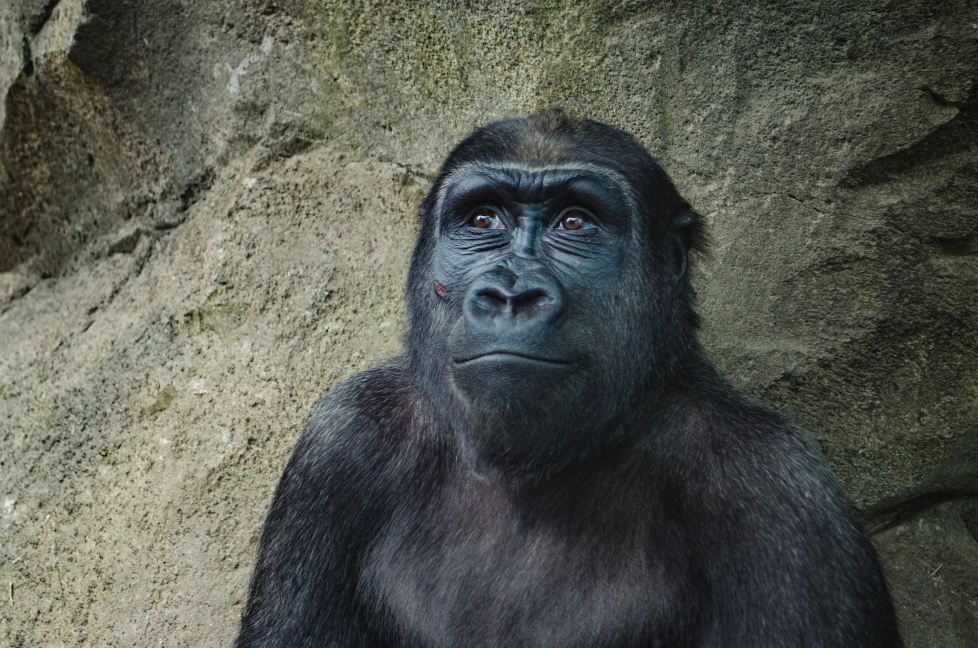
#> input picture Histogram_Operations/gorilla.jpg, 1955 x 1295 px, found by its file name (shown at 1/2 size)
$ python hsv_img.py
#> lines starting #> are read from the running program, lines starting #| are printed output that depends on the picture
import cv2
import matplotlib.pyplot as plt
from numpy import block

# Üzerinde çalışacağımız resim rgb formatında olacak
img = cv2.imread("Histogram/gorilla.jpg")
#> img is the input picture: shape (1295, 1955, 3); mean B, G, R 80.4, 88.9, 86
rgb_img = cv2.cvtColor(img, cv2.COLOR_BGR2RGB)
hsv_img = cv2.cvtColor(img, cv2.COLOR_BGR2HSV) # hsv formatına döndürerek işimizi kolaylaştırıyoruz
#> hsv_img: shape (1295, 1955, 3); mean H, S, V 59, 46.4, 91.6

h, s, v = cv2.split(hsv_img)
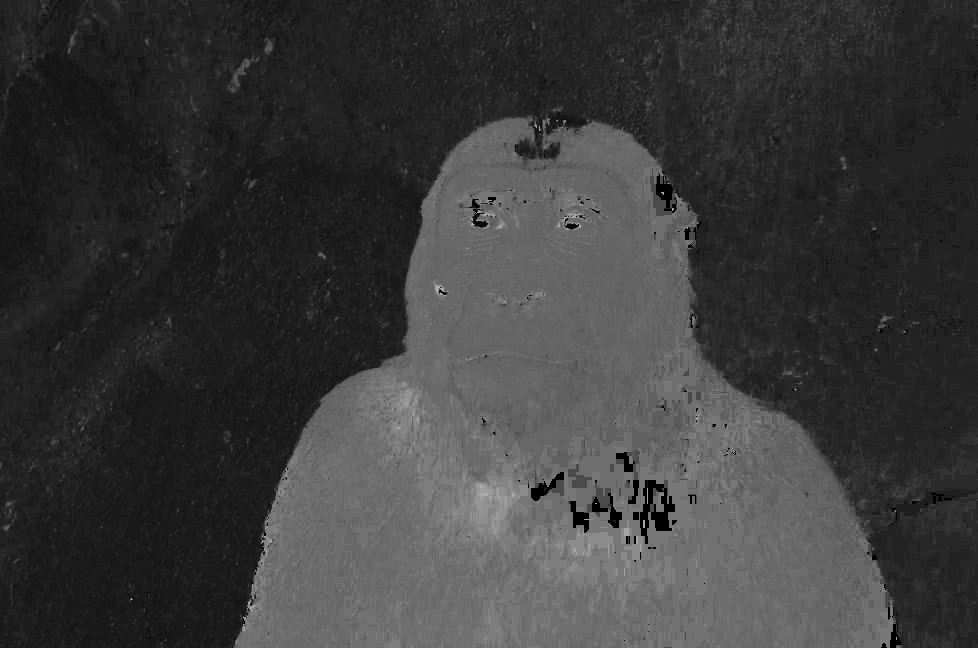
#> h: shape (1295, 1955) (shown at 1/2 size); min 0, max 179, mean 59
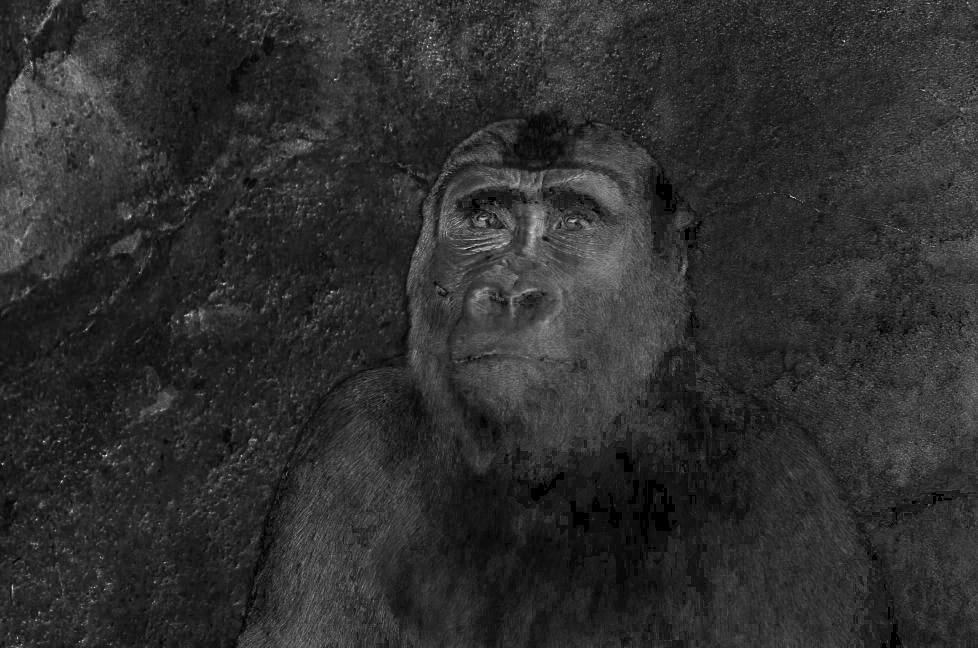
#> s: shape (1295, 1955) (shown at 1/2 size); min 0, max 255, mean 46.4
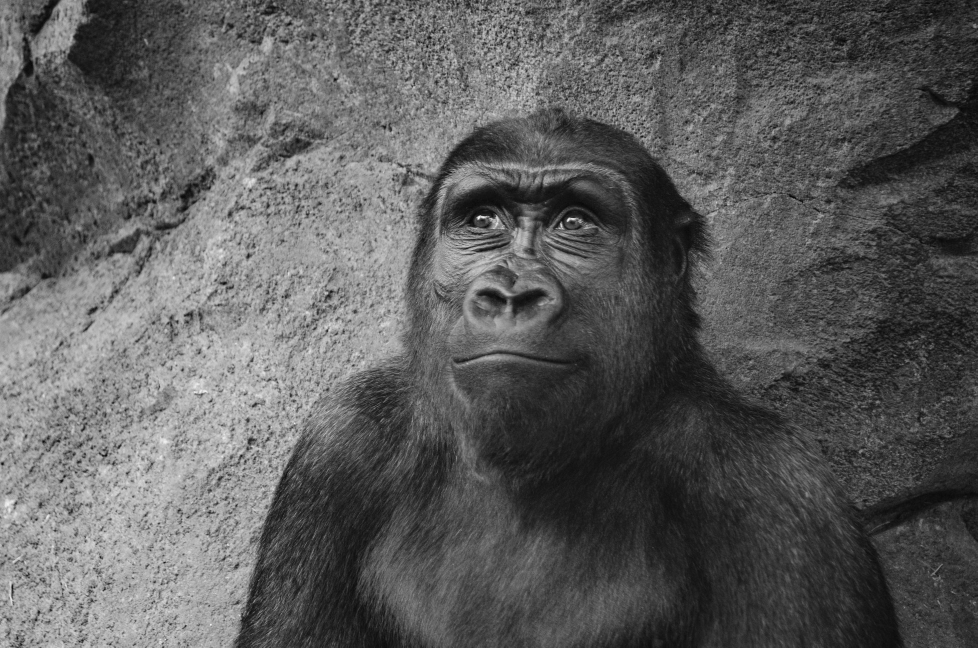
#> v: shape (1295, 1955) (shown at 1/2 size); min 1, max 255, mean 91.6

clahe = cv2.createCLAHE(clipLimit=2, tileGridSize=(10,10))

# CLAHE içine sadece v(value) yani parlaklığı veriyoruz. Bu sayede resimdeki renklere zarar vermemiş olacağız
v_clahe = clahe.apply(v)
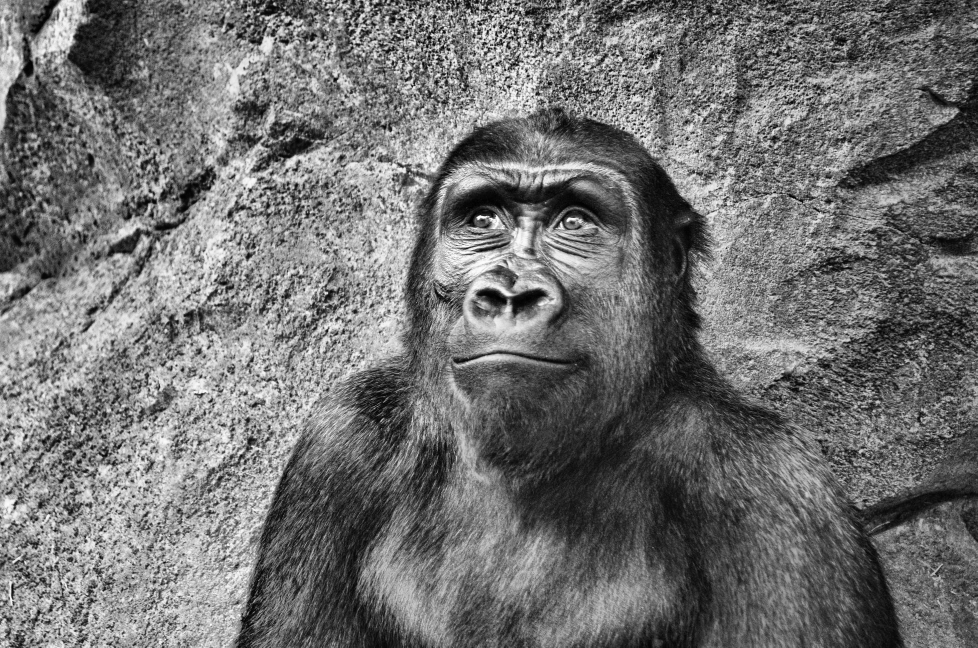
#> v_clahe: shape (1295, 1955) (shown at 1/2 size); min 0, max 255, mean 113.3
hsv_clahe = cv2.merge((h, s, v_clahe))
#> hsv_clahe: shape (1295, 1955, 3); mean H, S, V 59, 46.4, 113.3

clahe_img = cv2.cvtColor(hsv_clahe, cv2.COLOR_HSV2RGB)
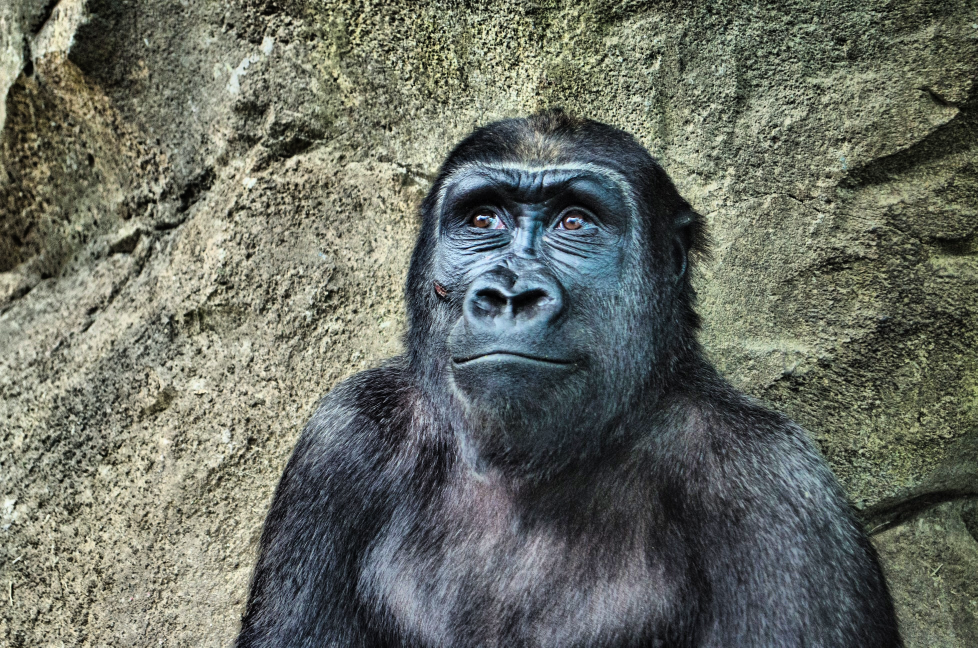
#> clahe_img: shape (1295, 1955, 3) (shown at 1/2 size); mean R, G, B 105.2, 109.5, 99.8


clahe_img_hist = cv2.calcHist([clahe_img], channels=[2], mask=None, histSize=[256], ranges=[0,255])
#> clahe_img_hist = 256 values, max 17314 at index 88, min 0 at index 255, mean 9889.5


# Eşitlenmiş histogramı çizdiriyoruz.
plt.figure(2, figsize=(7,7))
plt.plot(clahe_img_hist)
plt.title("CLAHE Metodu ile\nHSV Resmin V Kanalına Uygulanmış Histogram Eşitlemesi")
plt.xlabel("Intensity")
plt.ylabel("# of Pixels")
plt.show(block=False)
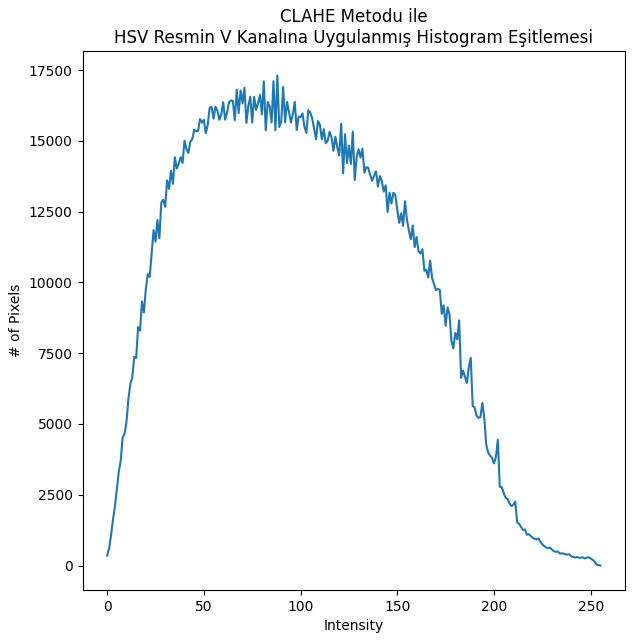
#> figure drawn by matplotlib, 1 panel; curve peaks at x = 88, y = 17314


plt.figure(3,figsize=(5,7))

plt.subplot(311)
plt.title("Original Resim")
plt.imshow(rgb_img)
plt.axis("off")
plt.show(block=False)


plt.subplot(312)
plt.title("HSV Formatındaki Resim")
plt.imshow(hsv_img)
plt.axis("off")
plt.show(block=False)


plt.subplot(313)
plt.title("CLAHE Metodu Uygulanmış Resim")
plt.imshow(clahe_img)
plt.axis("off")
plt.show()
